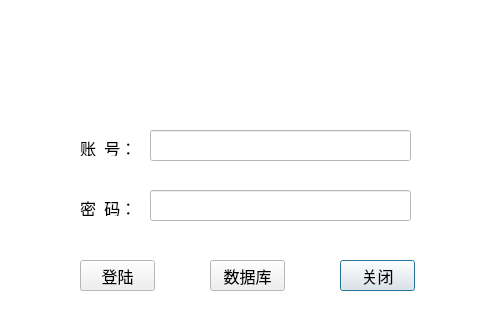
<?xml version="1.0" encoding="UTF-8"?>
<ui version="4.0">
 <class>UserLoginClass</class>
 <widget class="QDialog" name="UserLoginClass">
  <property name="geometry">
   <rect>
    <x>0</x>
    <y>0</y>
    <width>493</width>
    <height>322</height>
   </rect>
  </property>
  <property name="minimumSize">
   <size>
    <width>493</width>
    <height>322</height>
   </size>
  </property>
  <property name="maximumSize">
   <size>
    <width>493</width>
    <height>322</height>
   </size>
  </property>
  <property name="sizeIncrement">
   <size>
    <width>410</width>
    <height>290</height>
   </size>
  </property>
  <property name="palette">
   <palette>
    <active>
     <colorrole role="Base">
      <brush brushstyle="SolidPattern">
       <color alpha="255">
        <red>255</red>
        <green>255</green>
        <blue>255</blue>
       </color>
      </brush>
     </colorrole>
     <colorrole role="Window">
      <brush brushstyle="SolidPattern">
       <color alpha="255">
        <red>255</red>
        <green>255</green>
        <blue>255</blue>
       </color>
      </brush>
     </colorrole>
    </active>
    <inactive>
     <colorrole role="Base">
      <brush brushstyle="SolidPattern">
       <color alpha="255">
        <red>255</red>
        <green>255</green>
        <blue>255</blue>
       </color>
      </brush>
     </colorrole>
     <colorrole role="Window">
      <brush brushstyle="SolidPattern">
       <color alpha="255">
        <red>255</red>
        <green>255</green>
        <blue>255</blue>
       </color>
      </brush>
     </colorrole>
    </inactive>
    <disabled>
     <colorrole role="Base">
      <brush brushstyle="SolidPattern">
       <color alpha="255">
        <red>255</red>
        <green>255</green>
        <blue>255</blue>
       </color>
      </brush>
     </colorrole>
     <colorrole role="Window">
      <brush brushstyle="SolidPattern">
       <color alpha="255">
        <red>255</red>
        <green>255</green>
        <blue>255</blue>
       </color>
      </brush>
     </colorrole>
    </disabled>
   </palette>
  </property>
  <property name="windowTitle">
   <string>欢迎使用超市销售管理系统 - 员工登陆</string>
  </property>
  <property name="windowIcon">
   <iconset resource="management.qrc">
    <normaloff>:/Management/Resources/ico.ico</normaloff>:/Management/Resources/ico.ico</iconset>
  </property>
  <property name="autoFillBackground">
   <bool>false</bool>
  </property>
  <property name="styleSheet">
   <string notr="true"/>
  </property>
  <widget class="QLineEdit" name="userID">
   <property name="geometry">
    <rect>
     <x>150</x>
     <y>130</y>
     <width>261</width>
     <height>31</height>
    </rect>
   </property>
   <property name="font">
    <font>
     <family>宋体</family>
     <pointsize>11</pointsize>
    </font>
   </property>
   <property name="styleSheet">
    <string notr="true"/>
   </property>
  </widget>
  <widget class="QPushButton" name="cancel">
   <property name="geometry">
    <rect>
     <x>340</x>
     <y>260</y>
     <width>75</width>
     <height>31</height>
    </rect>
   </property>
   <property name="font">
    <font>
     <family>微软雅黑</family>
     <pointsize>12</pointsize>
     <weight>50</weight>
     <bold>false</bold>
    </font>
   </property>
   <property name="focusPolicy">
    <enum>Qt::TabFocus</enum>
   </property>
   <property name="styleSheet">
    <string notr="true"/>
   </property>
   <property name="text">
    <string>关闭</string>
   </property>
  </widget>
  <widget class="QLabel" name="label_2">
   <property name="geometry">
    <rect>
     <x>80</x>
     <y>140</y>
     <width>60</width>
     <height>16</height>
    </rect>
   </property>
   <property name="font">
    <font>
     <family>微软雅黑</family>
     <pointsize>12</pointsize>
     <weight>50</weight>
     <bold>false</bold>
    </font>
   </property>
   <property name="styleSheet">
    <string notr="true"/>
   </property>
   <property name="text">
    <string>账  号：</string>
   </property>
  </widget>
  <widget class="QPushButton" name="login">
   <property name="geometry">
    <rect>
     <x>80</x>
     <y>260</y>
     <width>75</width>
     <height>31</height>
    </rect>
   </property>
   <property name="font">
    <font>
     <family>微软雅黑</family>
     <pointsize>12</pointsize>
     <weight>50</weight>
     <bold>false</bold>
    </font>
   </property>
   <property name="styleSheet">
    <string notr="true"/>
   </property>
   <property name="text">
    <string>登陆</string>
   </property>
  </widget>
  <widget class="QLabel" name="label_3">
   <property name="geometry">
    <rect>
     <x>80</x>
     <y>200</y>
     <width>51</width>
     <height>16</height>
    </rect>
   </property>
   <property name="font">
    <font>
     <family>微软雅黑</family>
     <pointsize>12</pointsize>
     <weight>50</weight>
     <bold>false</bold>
    </font>
   </property>
   <property name="styleSheet">
    <string notr="true"/>
   </property>
   <property name="text">
    <string>密  码：</string>
   </property>
  </widget>
  <widget class="QLineEdit" name="passwd">
   <property name="geometry">
    <rect>
     <x>150</x>
     <y>190</y>
     <width>261</width>
     <height>31</height>
    </rect>
   </property>
   <property name="font">
    <font>
     <family>宋体</family>
     <pointsize>11</pointsize>
    </font>
   </property>
   <property name="styleSheet">
    <string notr="true"/>
   </property>
   <property name="inputMethodHints">
    <set>Qt::ImhHiddenText|Qt::ImhNoAutoUppercase|Qt::ImhNoPredictiveText</set>
   </property>
   <property name="echoMode">
    <enum>QLineEdit::Password</enum>
   </property>
  </widget>
  <widget class="QPushButton" name="datebaseSet">
   <property name="geometry">
    <rect>
     <x>210</x>
     <y>260</y>
     <width>75</width>
     <height>31</height>
    </rect>
   </property>
   <property name="font">
    <font>
     <family>微软雅黑</family>
     <pointsize>12</pointsize>
     <weight>50</weight>
     <bold>false</bold>
    </font>
   </property>
   <property name="focusPolicy">
    <enum>Qt::TabFocus</enum>
   </property>
   <property name="styleSheet">
    <string notr="true"/>
   </property>
   <property name="text">
    <string>数据库</string>
   </property>
   <property name="autoDefault">
    <bool>true</bool>
   </property>
  </widget>
 </widget>
 <tabstops>
  <tabstop>userID</tabstop>
  <tabstop>passwd</tabstop>
  <tabstop>login</tabstop>
  <tabstop>datebaseSet</tabstop>
  <tabstop>cancel</tabstop>
 </tabstops>
 <resources>
  <include location="management.qrc"/>
 </resources>
 <connections/>
</ui>
